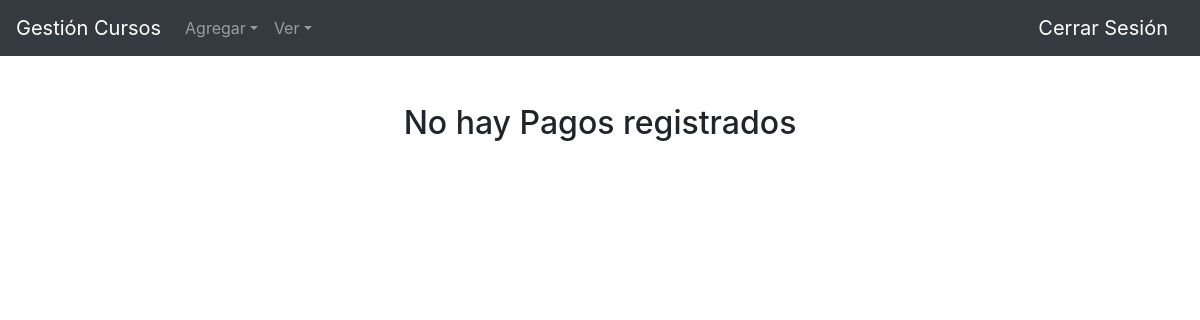
The page /gestion/pagos/ on the database as committed earlier.
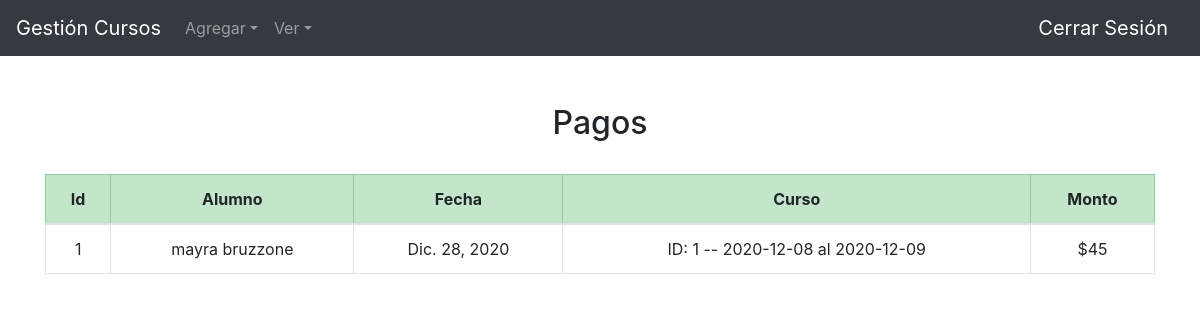
The same page on the database as committed later.
### gestion/models.py (models this page shows, shortened)
class Pago(models.Model):
    alumno = models.ForeignKey(Alumno, on_delete=models.CASCADE, related_name='nombre_instructor')
    fecha = models.DateField(auto_now_add=False, auto_now=False, blank=False)
    monto = models.IntegerField()
    curso = models.ForeignKey(Curso, on_delete=models.CASCADE, related_name='pago_curso')

class Alumno(models.Model):
    nombre = models.CharField(max_length=32)
    apellido = models.CharField(max_length=32)
    fecha_nac = models.DateField(auto_now_add=False, auto_now= False)
    edad = models.IntegerField()
    direccion = models.CharField(max_length=64)
    observaciones = models.CharField(max_length=512, blank=True)
    curso = models.ManyToManyField(Curso)
    def __str__(self):
        return f'{self.nombre} {self.apellido}'

class Curso(models.Model):
    fecha_inicio = models.DateField(auto_now_add=False, auto_now=False)
    fecha_finalizacion = models.DateField(auto_now_add=False, auto_now=False)
    contenido = models.TextField(blank=True)
    descripcion = models.TextField(blank=True)
    def __str__(self):
        return f'ID: {self.id} -- {self.fecha_inicio} al {self.fecha_finalizacion}'

### gestion/views.py (the view)
# urls.py: path('pagos/', views.ver_pagos, name='ver_pagos'),
def ver_pagos(request):
    if len(Pago.objects.all()) > 0:
        data = Pago.objects.all()
    else:
        data = None
    return render(request, 'gestion/ver_pagos.html',{
        'data': data,
        })

### gestion/templates/gestion/ver_pagos.html (shortened to what this page needs)
{% extends "gestion/new_layout.html" %}
{% block body %}
<br>
{% if data %}
    <h2><center>Pagos</center></h2>
    <br>
    <div class="table-responsive">
        <table class="table table-hover table-bordered">
            <thead>
                <tr class="table-success">
                    <th scope="col"><center>Id</center></th>
                    <th scope="col"><center>Alumno</center></th>
                    <th scope="col"><center>Fecha</center></th>
                    <th scope="col"><center>Curso</center></th>
                    <th scope="col"><center>Monto</center></th>
                </tr>
            </thead>
            <tbody>
            {% for pago in data %}
                <tr>
                    <td><center>{{pago.id}}</center></td>
                    <td><center>{{pago.alumno}}</center></td>
                    <td><center>{{pago.fecha}}</center></td>
                    <td><center>{{pago.curso}}</center></td>
                    <td><center>${{pago.monto}}</center></td>
                </tr>
            {% endfor %}
            </tbody>
        </table>
    </div>
{% else %}
    <h2><center>No hay Pagos registrados</center></h2>
    <br>
{% endif %}
{% endblock %}

Rows that differ between the two databases and show on the page:
added Pago: id "1", alumno "mayra bruzzone", fecha "Dic. 28, 2020", curso "ID: 1 -- 2020-12-08 al 2020-12-09", monto "45"
Other text that changed with them:
text no longer shown: "No hay Pagos registrados"
text now shown: "Pagos Id Alumno Fecha Curso Monto"
